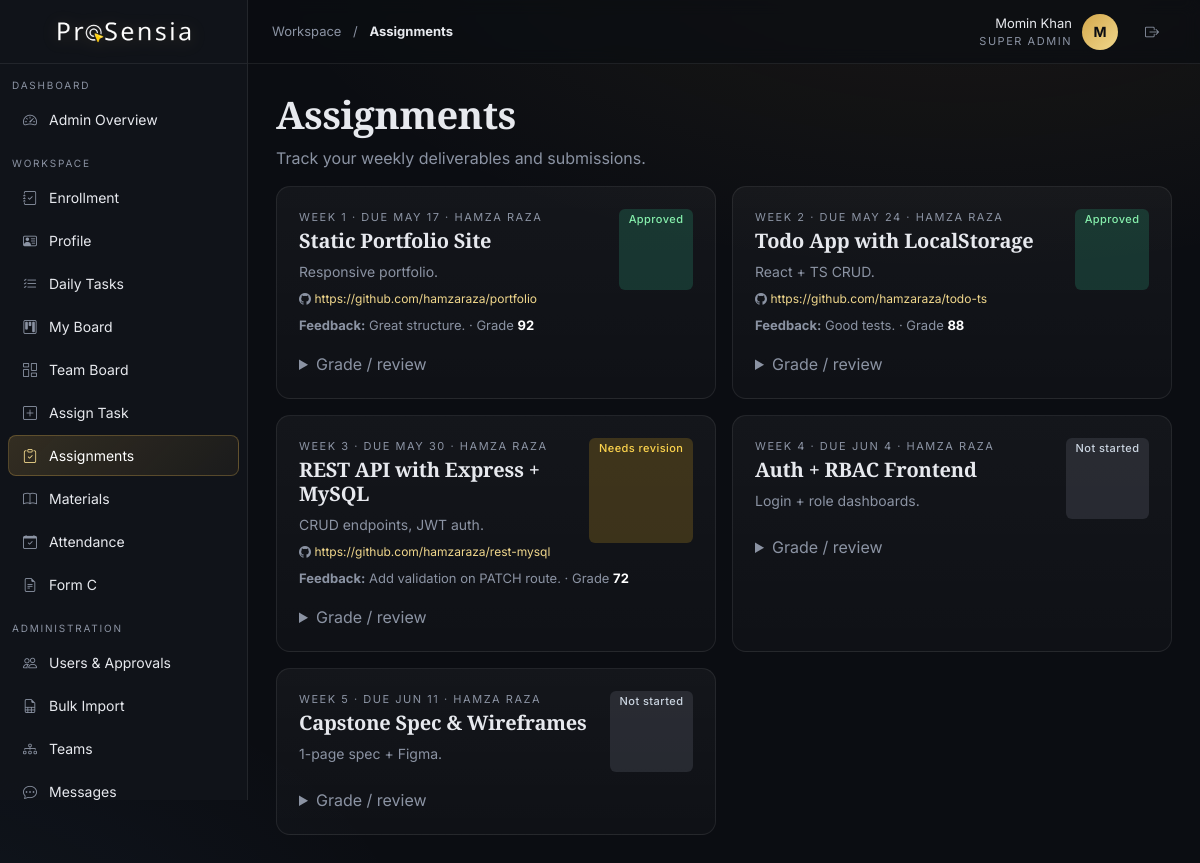
/intern/assignments.php (signed in), run on the app's committed database.
### tables this page shows
CREATE TABLE assignments (
  id INT AUTO_INCREMENT PRIMARY KEY,
  user_id INT NOT NULL, title VARCHAR(200) NOT NULL,
  week INT, due_date DATE, description TEXT,
  github_url VARCHAR(300),
  status ENUM('not_started','submitted','approved','needs_revision') DEFAULT 'not_started',
  submitted_at TIMESTAMP NULL, grade INT NULL, feedback TEXT,
  FOREIGN KEY (user_id) REFERENCES users(id) ON DELETE CASCADE
);

CREATE TABLE users (
  id INT AUTO_INCREMENT PRIMARY KEY,
  name VARCHAR(120) NOT NULL,
  email VARCHAR(160) NOT NULL UNIQUE,
  password VARCHAR(255) NOT NULL,
  role ENUM('super_admin','management','mentor','intern') NOT NULL,
  status ENUM('pending','active','inactive','rejected') DEFAULT 'pending',
  created_at TIMESTAMP DEFAULT CURRENT_TIMESTAMP
);

### intern/assignments.php (the view, shortened to what this page needs)
<?php
require __DIR__ . '/../includes/header.php';
$uid = $user['id']; $role = $user['role'];
if ($role==='intern') {
    $stmt = $pdo->prepare('SELECT * FROM assignments WHERE user_id=? ORDER BY week'); $stmt->execute([$uid]);
} else {
    $stmt = $pdo->query('SELECT a.*, u.name FROM assignments a JOIN users u ON u.id=a.user_id ORDER BY a.submitted_at DESC');
}
$list = $stmt->fetchAll();
$labels = ['not_started'=>'b-muted','submitted'=>'b-info','approved'=>'b-success','needs_revision'=>'b-warning'];
?>
<h1 class="serif" style="font-size:38px">Assignments</h1>
<p class="muted">Track your weekly deliverables and submissions.</p>
<div class="row g-3">
<?php foreach($list as $a): ?>
  <div class="col-md-6">
    <div class="glass card-pad h-100">
      <div class="d-flex justify-content-between">
        <div>
          <div class="small-cap">Week <?= (int)$a['week'] ?> · due <?= e(date('M j', strtotime($a['due_date']))) ?> <?= isset($a['name'])?'· '.e($a['name']):'' ?></div>
          <h5 class="serif mt-1 mb-2"><?= e($a['title']) ?></h5>
          <p class="muted mb-2" style="font-size:14px"><?= e($a['description']) ?></p>
        </div>
        <span class="badge <?= $labels[$a['status']] ?? 'b-muted' ?>"><?= e(ucfirst(str_replace('_',' ',$a['status']))) ?></span>
      </div>
      <?php if ($a['github_url']): ?><div class="muted" style="font-size:12px;word-break:break-all"><i class="bi bi-github"></i> <a href="<?= e($a['github_url']) ?>" target="_blank"><?= e($a['github_url']) ?></a></div><?php endif; ?>
      <?php if ($a['feedback']): ?><div class="mt-2 muted" style="font-size:13px"><b>Feedback:</b> <?= e($a['feedback']) ?> <?php if($a['grade']!==null): ?>· Grade <b style="color:#fff"><?= (int)$a['grade'] ?></b><?php endif; ?></div><?php endif; ?>
      <?php if ($role==='intern' && in_array($a['status'],['not_started','needs_revision'],true)): ?>
      <form method="post" class="mt-3 d-flex gap-2">
        <input type="hidden" name="action" value="submit"><input type="hidden" name="id" value="<?= (int)$a['id'] ?>">
        <input class="form-control form-control-sm" name="github_url" placeholder="https://github.com/you/repo" required>
        <button class="btn btn-sm btn-primary">Submit</button>
      </form>
      <?php elseif (in_array($role,['mentor','super_admin'],true)): ?>
      <details class="mt-3"><summary class="muted" style="cursor:pointer">Grade / review</summary>
      </details>
      <?php endif; ?>
    </div>
  </div>
<?php endforeach; ?>
</div>
<?php require __DIR__ . '/../includes/footer.php'; ?>

### assets/css/style.css (style rules this page uses)
:root { --bg:#0b0d12; --surface:#11141b; --surface-2:#161a23; --border:rgba(255,255,255,.08); --border-strong:rgba(255,255,255,.14); --text:#e7e9ee; --muted:#8b93a3; --primary:#d4a84c; --primary-glow:#f0d78c; --primary-fg:#0b0d12; --success:#34d399; --warning:#fbbf24; --danger:#f87171; --info:#60a5fa; }
* { box-sizing:border-box }
html,body { background:var(--bg);color:var(--text);font-family:'Inter',system-ui,sans-serif;min-height:100vh;-webkit-font-smoothing:antialiased }
body { background: radial-gradient(1200px 600px at 80% -10%,rgba(212,168,76,.08),transparent 60%), radial-gradient(900px 500px at -10% 110%,rgba(96,165,250,.06),transparent 60%), var(--bg); }
h1,h2,h3,h4,h5,.serif { font-family:'Cormorant Garamond','Playfair Display',Georgia,serif;font-weight:600;letter-spacing:-.01em }
a { color:var(--primary-glow);text-decoration:none }
.glass { background:linear-gradient(180deg,rgba(255,255,255,.04),rgba(255,255,255,.02));border:1px solid var(--border);border-radius:14px }
.card-pad { padding:18px }
@media (min-width:768px) { .card-pad { padding:22px } }
.badge { font-weight:500;padding:.35rem .6rem;border-radius:6px;font-size:11px;letter-spacing:.04em }
.b-success { background:rgba(52,211,153,.18);color:#86efac }
.b-warning { background:rgba(251,191,36,.18);color:#fcd34d }
.b-muted { background:rgba(139,147,163,.18);color:#cbd5e1 }
.muted { color:var(--muted) }
.small-cap { font-size:11px;letter-spacing:.14em;text-transform:uppercase;color:var(--muted) }

### data on the page
assignments: week "1", due_date "MAY 17", user.name "HAMZA RAZA", title "Static Portfolio Site", description "Responsive portfolio.", status "Approved", github_url "https://github.com/hamzaraza/portfolio", feedback "Great structure.", grade "92"
assignments: week "2", due_date "MAY 24", user.name "HAMZA RAZA", title "Todo App with LocalStorage", description "React + TS CRUD.", status "Approved", github_url "https://github.com/hamzaraza/todo-ts", feedback "Good tests.", grade "88"
assignments: week "3", due_date "MAY 30", user.name "HAMZA RAZA", title "REST API with Express + MySQL", description "CRUD endpoints, JWT auth.", status "Needs revision", github_url "https://github.com/hamzaraza/rest-mysql", feedback "Add validation on PATCH route.", grade "72"
assignments: week "4", due_date "JUN 4", user.name "HAMZA RAZA", title "Auth + RBAC Frontend", description "Login + role dashboards.", status "Not started"
assignments: week "5", due_date "JUN 11", user.name "HAMZA RAZA", title "Capstone Spec & Wireframes", description "1-page spec + Figma.", status "Not started"

### other printed values
$label "Admin Overview Enrollment Profile Daily Tasks My Board Team Board Assign Task Assignments Materials Attendance Form C Users & Approvals Bulk Import Teams Messages"
$page_section "Workspace"
$page_label "Assignments"
$user['name'] "Momin Khan"
role_label($user['role']) "SUPER ADMIN"
substr($u['name'],0,1) "M"
